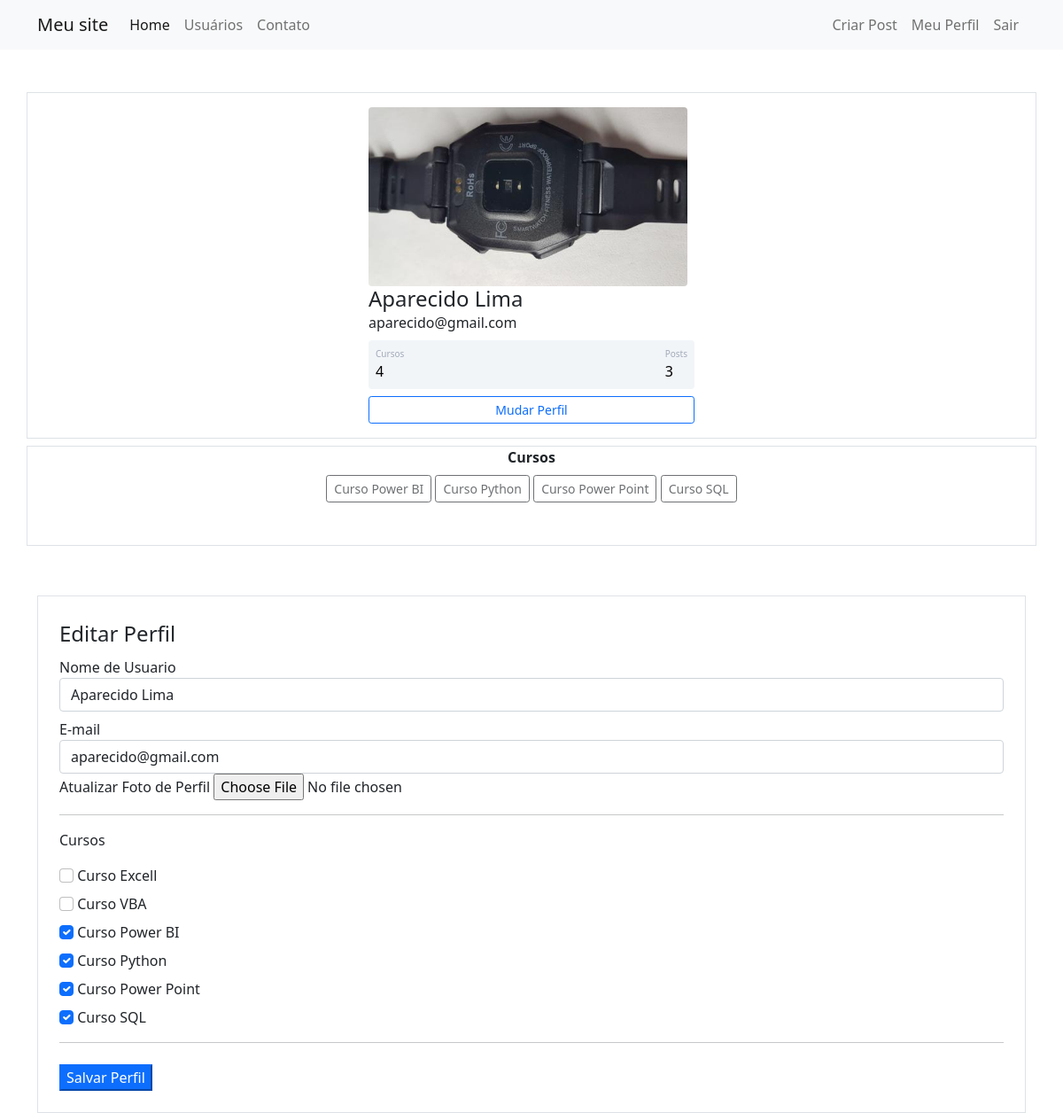
The page /perfil/editar (signed in) on the database its author committed.
### comunidadeimpressionadora/models.py (models this page shows)
class Usuario(database.Model, UserMixin):
    id = database.Column(database.Integer, primary_key=True)
    username = database.Column(database.String, nullable=False)
    email = database.Column(database.String, nullable=False, unique=True)
    senha = database.Column(database.String, nullable=False)
    foto_perfil = database.Column(database.String, default='default.jpg')
    posts = database.relationship('Post', backref='autor', lazy=True)
    cursos = database.Column(database.String, nullable=False, default='Não informado')
    def contar_posts(self):
        return len(self.posts)

### comunidadeimpressionadora/routes.py (the view)
@app.route('/perfil/editar', methods=['GET', 'POST'])
@login_required
def editar_perfil():
    form = FormEditarPerfil()
    if form.validate_on_submit():
        current_user.email = form.email.data
        current_user.username = form.username.data
        if form.foto_perfil.data:
            nome_imagem = salvar_imagem(form.foto_perfil.data)
            current_user.foto_perfil = nome_imagem
        current_user.cursos = atualizar_cursos(form)
        database.session.commit()
        flash('Perfil editado com sucesso!', 'alert-success')
        return redirect(url_for('perfil'))
    elif request.method == "GET":
        form.email.data = current_user.email
        form.username.data = current_user.username
        if 'Curso Excell' in current_user.cursos.split(';'):
            form.curso_excell.data = True
        if 'Curso Power Point' in current_user.cursos.split(';'):
            form.curso_ppt.data = True
        if 'Curso Python' in current_user.cursos.split(';'):
            form.curso_python.data = True
        if 'Curso VBA' in current_user.cursos.split(';'):
            form.curso_vba.data = True
        if 'Curso SQL' in current_user.cursos.split(';'):
            form.curso_sql.data = True
        if 'Curso Power BI' in current_user.cursos.split(';'):
            form.curso_powerbi.data = True
    foto_perfil = url_for('static', filename='fotos_perfil/{}'.format(current_user.foto_perfil))
    return render_template('editarperfil.html', foto_perfil=foto_perfil, form=form)

### comunidadeimpressionadora/forms.py (shortened to what this page needs)
class FormEditarPerfil(FlaskForm):
    username = StringField('Nome de Usuario', validators=[DataRequired()])
    email = StringField('E-mail', validators=[DataRequired(), Email()])
    foto_perfil = FileField('Atualizar Foto de Perfil', validators=[FileAllowed(['png', 'jpg'])])
    curso_excell = BooleanField('Curso Excell')
    curso_vba = BooleanField('Curso VBA')
    curso_powerbi = BooleanField('Curso Power BI')
    curso_python = BooleanField('Curso Python')
    curso_ppt = BooleanField('Curso Power Point')
    curso_sql = BooleanField('Curso SQL')
    botao_submit_editarperfil = SubmitField('Salvar Perfil')

### comunidadeimpressionadora/models.py (called while the page is built)
@login_manager.user_loader
def load_usuario(id_usuario):
    return Usuario.query.get(int(id_usuario))

### comunidadeimpressionadora/templates/editarperfil.html (shortened to what this page needs)
{% extends 'perfil.html' %}
{% block form_editar_perfil %}
<div class="container">
    <div class="row">
        <div class="col">
            <form method="post" action="" class="border p-4 mt-2" enctype="multipart/form-data">
                <legend>Editar Perfil</legend>
                <fieldset>
                    <div class="form-group">
                        {{ form.username.label (class="form-control-label")}}
                        {% if form.username.errors %}
                        {{ form.username (class="form-control is-invalid")}}
                        <div class="invalid-feedback">
                            {% for erro in form.username.errors %}
                            {{ erro }}
                            {% endfor %}
                        </div>
                        {% else %}
                        {{ form.username(class="form-control")}}
                        {% endif %}
                    </div>
                    <div class="form-group mt-2">
                        {{ form.email.label (class="form-control-label")}}
                        {% if form.email.errors %}
                        {{ form.email (class="form-control is-invalid")}}
                        <div class="invalid-feedback">
                            {% for erro in form.email.errors %}
                            {{ erro }}
                            {% endfor %}
                        </div>
                        {% else %}
                        {{ form.email(class="form-control")}}
                        {% endif %}
                    </div>
                    <div class="form-group">
                        {{ form.foto_perfil.label }}
                        {{ form.foto_perfil(class="form-control-file") }}
                    </div>
                    <hr>
                    <p>Cursos</p>
                    {% for campo in form %}
                        {% if 'curso_' in campo.name %}
                             <div class="form-group mt-2">
                                {{ campo(class="form-check-input") }}
                                {{ campo.label(class="form-check-label") }}
                            </div>
                        {% endif %}
                    {% endfor %}
                    <hr>
                </fieldset>
                {{ form.botao_submit_editarperfil (class="btn-primary mt-2")}}
            </form>
        </div>
    </div>
</div>
{% endblock %}

### comunidadeimpressionadora/templates/perfil.html
{% extends 'base.html' %}
{% block body %}
<div class="container mt-5 d-flex justify-content-center border">
    <div class="card p-3">
        <div class="d-flex align-items-center">
            <div class="ml-3 w-100">
                 <div class="image pe-2">
                <img src="{{ foto_perfil }}" class="rounded" width="100%">
            </div>
                <h4 class="mb-0 mt-0">{{ current_user.username}}</h4>
                <span>{{ current_user.email}}</span>
                <div class="p-2 mt-2 bg-primary d-flex justify-content-between rounded text-white stats">
                    <div class="d-flex flex-column">
                        <span class="articles">Cursos</span>
                        {% if 'Não informado' in current_user.cursos %}
                        <span class="number1">0</span>
                        {% else %}
                        <span class="number1">{{ current_user.cursos.count(';') + 1 }}</span>
                        {% endif %}
                    </div>
                    <div class="d-flex flex-column">
                        <span class="rating">Posts</span>
                        <span class="number3">{{ current_user.contar_posts() }}</span>
                    </div>
                </div>
                <div class="button mt-2 d-flex flex-row align-items-center">
                    <a class="w-100" href="{{ url_for('editar_perfil') }}">
                        <button class="btn btn-sm btn-outline-primary w-100">Mudar Perfil</button>
                    </a>
                </div>
            </div>
        </div>
    </div>
</div>
<div class="container border mb-5 mt-2">
    <div class="row justify-content-center mb-5">
        <div class="col col-12" style="text-align: center">
            <strong>Cursos</strong><br>
            {% for curso in current_user.cursos.split(';') %}
            <button type="button" class="btn btn-outline-dark btn-sm mt-2" disabled>{{ curso }}</button>
            {% endfor %}
        </div>
    </div>
</div>
{% block form_editar_perfil %}
{% endblock %}
{% endblock %}

### comunidadeimpressionadora/static/main.css (style rules this page uses)
.card { width: 400px; border: none; border-radius: 10px; background-color: #fff; }
.stats { background: #f2f5f8 !important; color: #000 !important; }
.articles { font-size:10px; color: #a1aab9; }
.number1 { font-weight:500; }
.rating { font-size:10px; color: #a1aab9; }
.number3 { font-weight:500; }

### rows shown on the page
Usuario: username "Aparecido Lima", email "aparecido@gmail.com", cursos "4"

### other values the page prints
{{ current_user.contar_posts() }} "3"
{{ curso }} "Curso Power BI" "Curso Python" "Curso Power Point" "Curso SQL"
{{ campo.label(class="form-check-label") }} "Curso Excell" "Curso VBA" "Curso Power BI" "Curso Python" "Curso Power Point" "Curso SQL"
